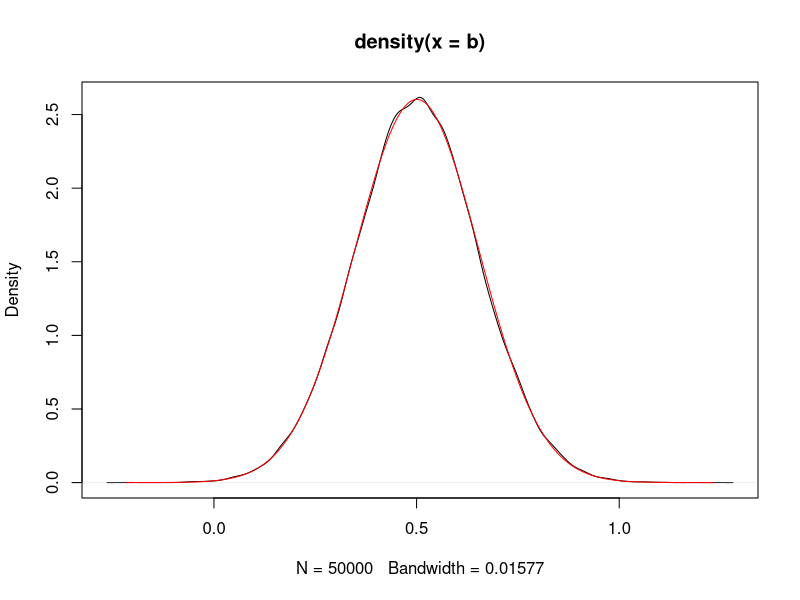

Write the R code that produced this figure. (Note: this script raises an error after producing the figure.)
### Title:    Central Limit Theorem Demo
### Author:   Kyle M. Lang
### Created:  2020-02-26
### Modified: 2020-02-26

n     <- 500
nReps <- 50000

b <- rep(NA, nReps)
x <- runif(n)
for(rp in 1 : nReps) {
                                        #x <- runif(n)
    y <- 0.5 * x + rgamma(n, 1, 1) #rnorm(n)
    
    b[rp] <- coef(lm(y ~ x))[2]
}

                                        #hist(b, freq = FALSE)
                                        #plot(density(rgamma(10000, 1, 1)))

plot(density(b))
x <- seq(min(b), max(b), length.out = 10000)
lines(x = x, y = dnorm(x, mean(b), sd(b)), col = "red")

X <- matrix(runif(2000), 1000)

dim(X)

b <- matrix(c(0.5, 0.75))

y <- X %*% b

fit <- lm(y ~ X)

A <- solve(crossprod(X)) %*% t(X)

A %*% y

H <- X %*% A

p1 <- H %*% y
p0 <- fitted(fit)

p1 - p0

tmp <- c()
for(i in 1 : length(y)) tmp[i] <- sum(H[i, ] * y)

p1 - tmp

tmp1 <- tmp2 <- c()
for(n in 1 : length(y)) {
    tmp1[n] <- A[1, n] * y[n]
    tmp2[n] <- A[2, n] * y[n]
}

sum(tmp1)
sum(tmp2)

colSums(tmp)

n <- 10000

x <- runif(n)
y <- x * 0.5 + rnorm(n, 0, 0.1)

xm <- mean(x)
ym <- mean(y)

summary(lm(y ~ x))

cov(x, y) / var(x)

crossprod(x - xm, y - ym) / crossprod(x - xm)

tmp1 <- tmp2 <- c()
for(i in 1 : n) {
    tmp1[i] <- (x[i] - xm) * (y[i] - ym) 
    tmp2[i] <- (x[i] - xm)^2
}

sum(tmp1) / sum(tmp2)
sum(tmp)

mean((x / var(x)) * y)

